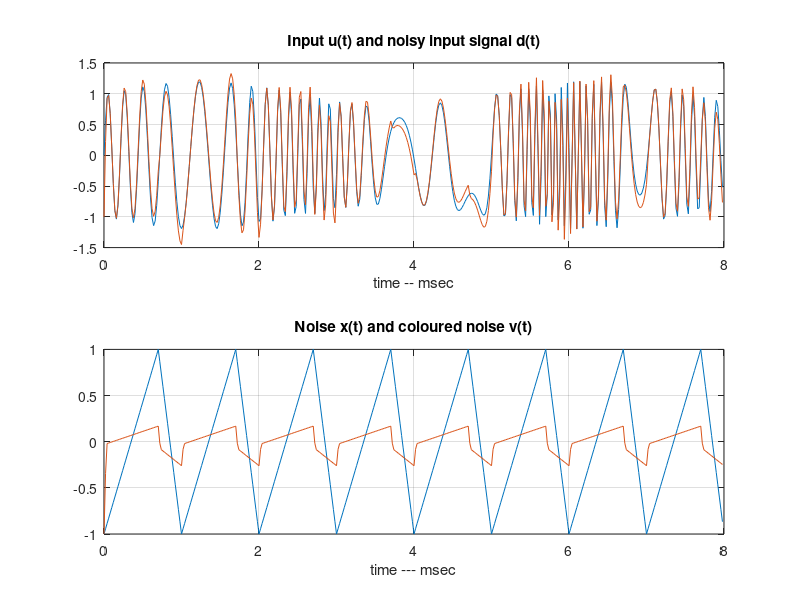
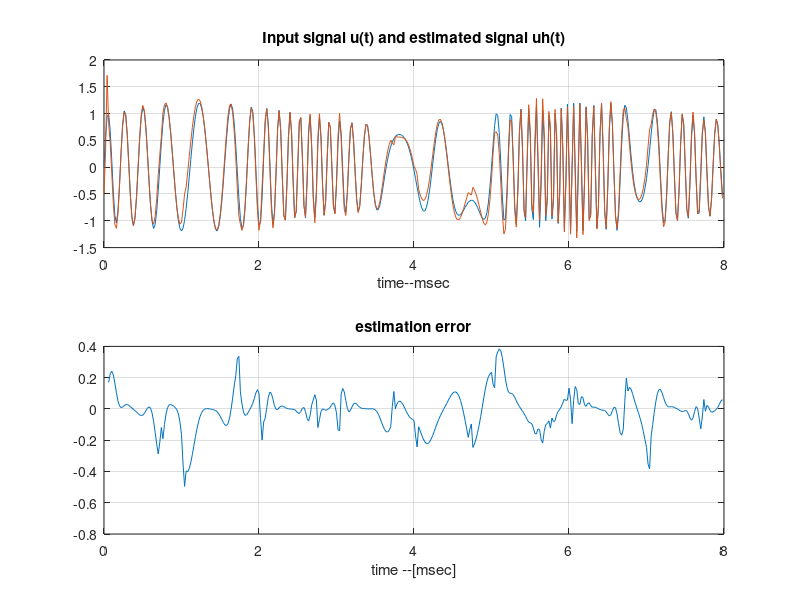

Recreate these plots in MATLAB, in order.

clear;
clc;
f=4e3;
fm=300;
fa=200;
ts=2e-5;
N=400;
t=(0:N-1)*ts;
ut=(1+0.2*sin(2*pi*fa*t)).*sin(2*pi*f*(1+0.2*cos(2*pi*fm*t)).*t);
xt=sawtooth(2*pi*1e3*t,0.7);
b=[1 -0.6 -0.3];
vt=filter(b,1,xt);
dt=ut+vt;
figure(1)
subplot(2,1,1)
plot(1e3*t, ut, 1e3*t, dt),grid,title('Input u(t) and noisy input signal d(t)'),xlabel('time -- msec')
subplot(2,1,2)
plot(1e3*t, xt, 1e3*t, vt),grid,title('Noise x(t) and coloured noise v(t)'),xlabel('time --- msec')
p=4;
X=convmtx(xt,p); X=X(:,1:N);
y=zeros(1,N);
eps=zeros(1,N);
eta=0.05;
w=2*(rand(1,p)-0.5);
for c=1:4
    for n=1:N
        y(n)=w*X(:,n);
        eps(n)=dt(n)-y(n);
        w=w+eta*eps(n)*X(:,n)';
    end
    eta=0.8*eta;
end
    figure(2)
    subplot(2,1,1)
    plot(1e3*t,ut,1e3*t,eps),grid,...
        title('Input signal u(t) and estimated signal uh(t)'),...
        xlabel('time--msec')
    subplot(2,1,2)
    plot(1e3*t(p:N),ut(p:N)-eps(p:N)),grid,...
        title('estimation error'),xlabel('time --[msec]')